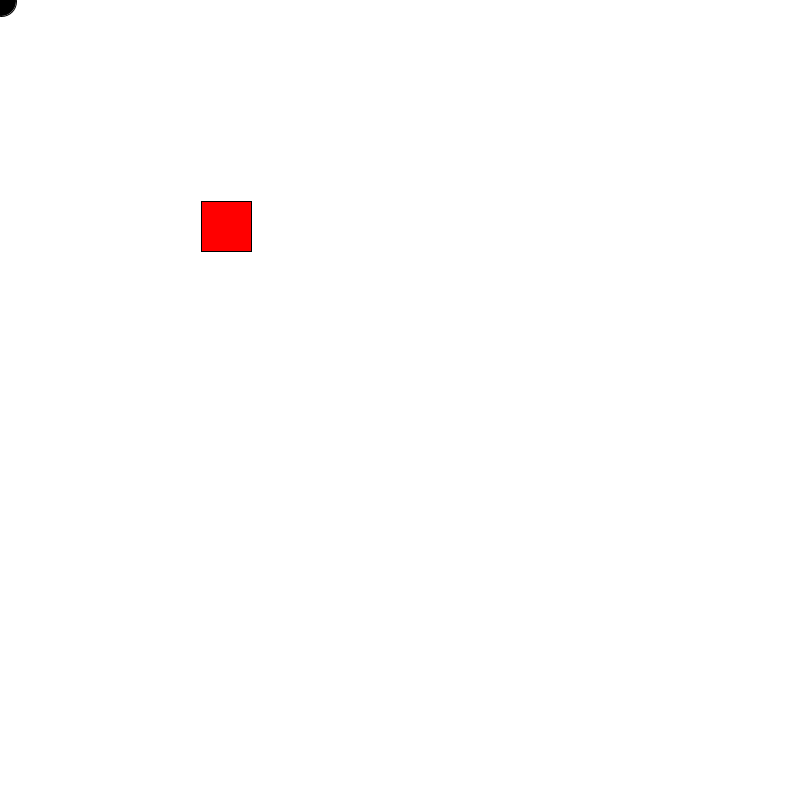
Frame 1 (no input)
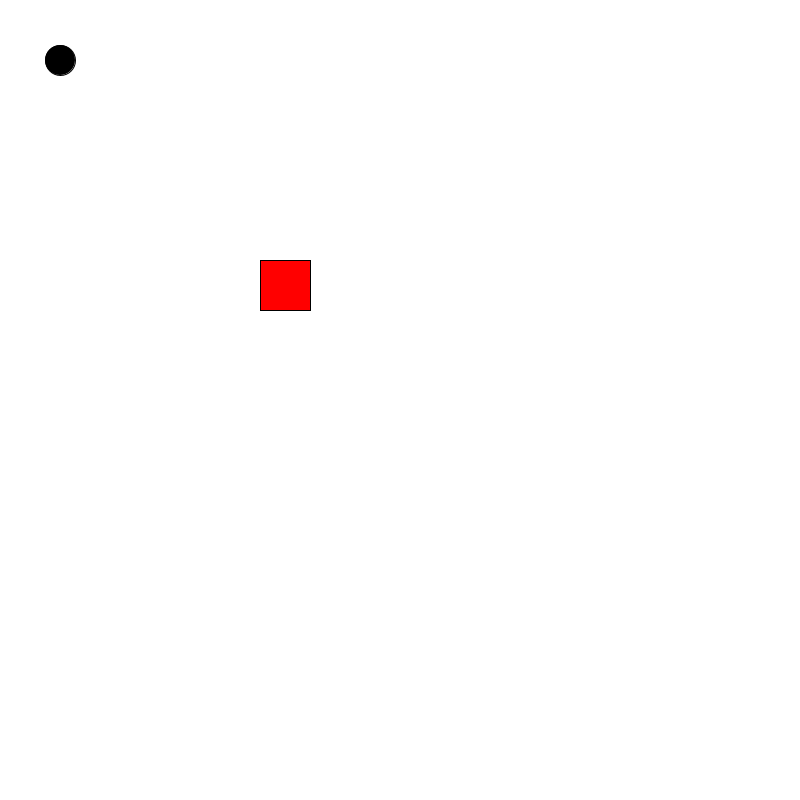
Frame 60 (the mouse pressed at the canvas centre just before this capture)
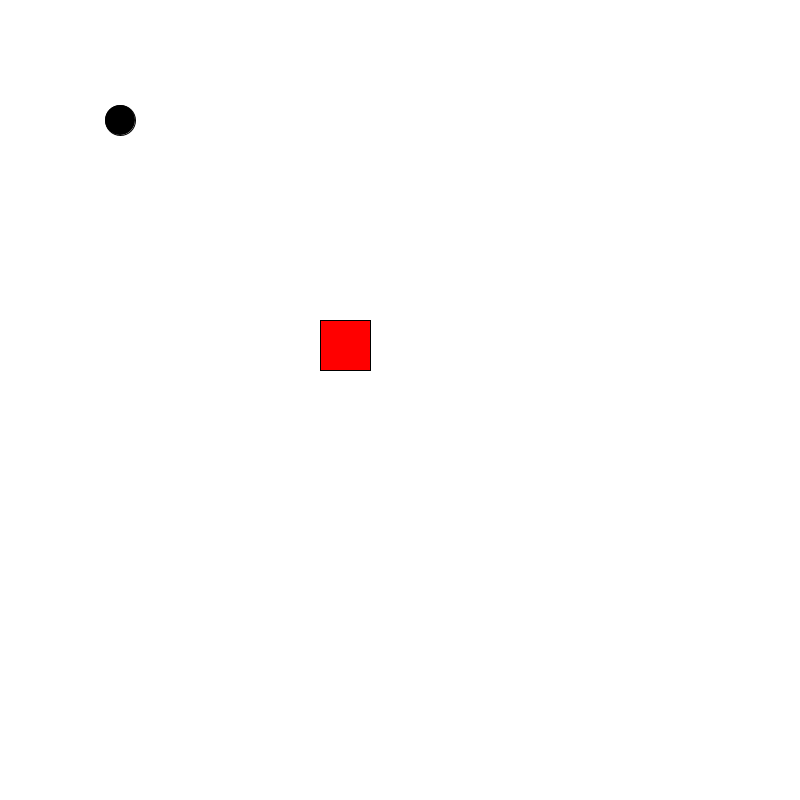
Frame 120 (the mouse held since frame 60 and released just before this capture)

The Processing sketch that drew these frames (run headless with seeded random() and noise(); from frame 60 on, the mouse is pressed at the canvas centre):

// Processing sketch: InheritanceDemo2
// ── InheritanceDemo2.pde
public Enemy test1 = new Enemy(0,0);
public Enemy test2 = new EnemySq(200,200);

public void setup() {
  size(800,800);
}

public void draw() {
  background(255);
  test1.move();
  test1.display();
  
  test2.move();
  test2.display();
}

// ── Enemy.pde
public class Enemy {
  protected int x, y, w, h;
  protected int dx, dy;
  protected int type;
  
  public Enemy(int tempX, int tempY) {
    x = tempX;
    y = tempY;
    dy = 1;
    dx = 1;
    w = 30;
  }
  
  //Default type
  public void display() {
    fill(0);
    circle(x, y, w);
  }
  
  //Default move
  public void move() {
    x = x + dx;
    y = y + dy;
  }
  
} // end of Enemy class ---------------------------------

public class EnemySq extends Enemy {
  
  public EnemySq(int tempX, int tempY) {
    super(tempX, tempY); //new Enemy(5, 7) in the main
    
    w = 50;
    h = 50;
    type = 1;
  }
  
  // override the parent method
  public void display() {
    fill(255,0,0);
    rect(x,y,w,h);
  }
  
}
